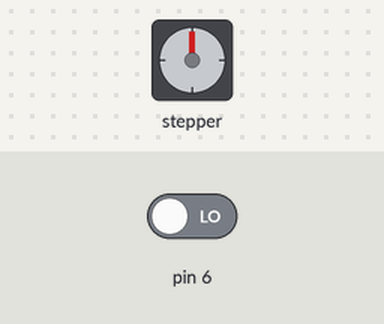
A sketch run on a simulated Arduino Uno, built with avr-gcc and run on an emulated ATmega328P. Shown: stepper motor. Inputs (shaded band) come from the test bench; at power-on: pin 6 LOW. Stepper angles assume 200 steps per turn; what the sketch prints to the serial monitor is not drawn.

Above: at 0.15 s.
At 1.25 s:
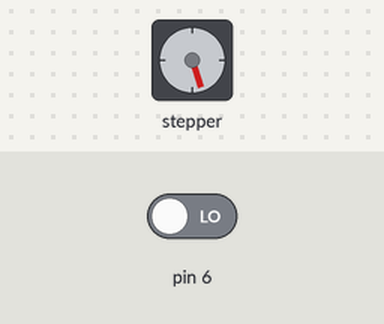
1.3 s: pin 6 driven HIGH
At 1.7 s:
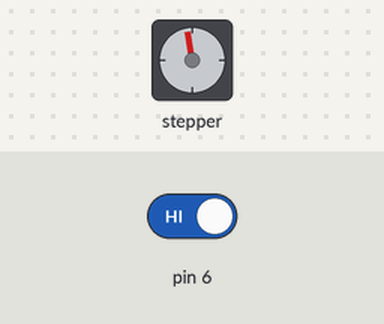
Timing chart, 0 to 11.2 s (numbered marks = the images above; inputs shaded):
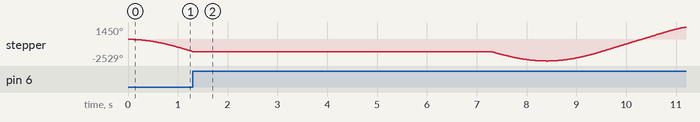

The sketch:

NUI_015_microstepDriver_002_sensor.ino
```cpp
#include <AccelStepper.h>

AccelStepper stepperA(1, 6, 7); // (1 = stepper driver, 2 = pin# for step, 3 = pin# for direction)


int incomingByte = 0;
boolean movingUp = true;
boolean zeroing = true;
boolean firstRun = true;
int sensor = LOW;
int motorSpeed = 1200;

void setup()
{

  Serial.begin(9600);
  pinMode(sensor, INPUT);
//  stepperA.setAcceleration(1500); // acceleration in steps per second
//  stepperA.setMaxSpeed(1100);    // maximum speed

  TWBR = ((F_CPU / 400000l) - 16) / 2; // Change the i2c clock to 400KHz
}

void loop()
{
  sensor = digitalRead(6);

  if (firstRun == true)
  {

    firstRun = false;

    Serial.println(sensor);

    //tell the motor to spin down until the limit switch is hit, then stop motorp
    stepperA.setMaxSpeed(motorSpeed);
    stepperA.setAcceleration(motorSpeed);
    stepperA.moveTo(-3000);
    stepperA.run();
  }

  stepperA.run();

  // set a new zero
  if (zeroing == true && sensor == HIGH) {
    zeroing = false;
    // Serial.println("STOP!");
    stepperA.move(0);
    delay(5000);

    incomingByte = Serial.parseInt();
    stepperA.setAcceleration(motorSpeed);
    stepperA.setMaxSpeed(motorSpeed);
    stepperA.moveTo(1000);
  }

  if (stepperA.distanceToGo() == 0)
    stepperA.moveTo(-stepperA.currentPosition());

  stepperA.run();


  //  stepperA.runToNewPosition(10000);
  //  stepperA.run();
  //  delay(2000);
  //
  //  stepperA.runToNewPosition(-10000);
  //  stepperA.run();
  //  delay(2000);
}
```
